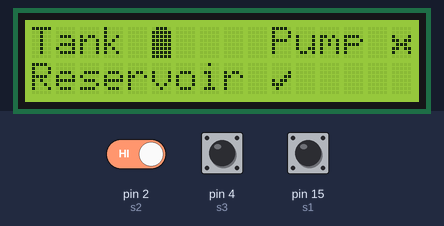
Bench run of a sketch on a simulated Arduino Uno, built with avr-gcc and run on an emulated ATmega328P. Shown: 16×2 character LCD. Inputs (shaded band) come from the test bench; at power-on: pin 4 (s3) HIGH, pin 15 (s1) HIGH, pin 2 (s2) HIGH. What the sketch prints to the serial monitor is not drawn.

Above: at 3.5 s.
3.6 s: pin 4 (s3) pulled LOW for 2.3 s
At 5.1 s:
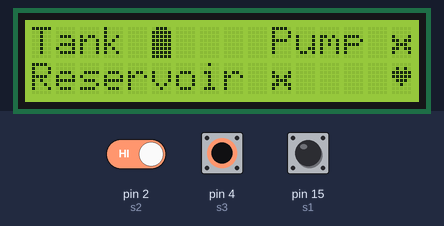
7.8 s: pin 15 (s1) pulled LOW for 2.3 s
At 9.1 s:
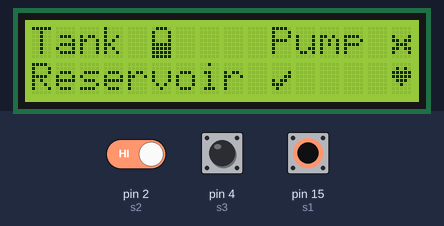
11.8 s: pin 2 (s2) driven LOW and pin 15 (s1) driven LOW
At 12.8 s:
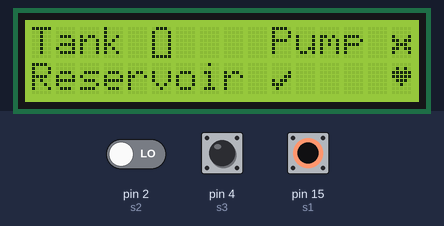
17.7 s: pin 4 (s3) pulled LOW for 2.3 s
At 18.8 s:
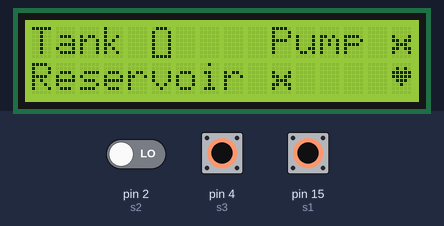
21.8 s: pin 2 (s2) driven HIGH
At 23.9 s:
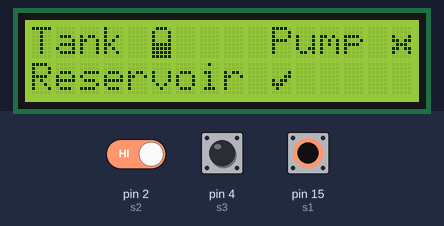
27.7 s: pin 4 (s3) pulled LOW for 2.3 s
At 29.0 s:
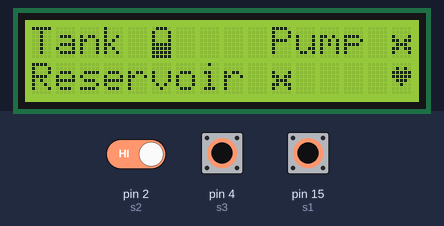
Timing chart, 0 to 30.7 s (numbered marks = the images above; inputs shaded):
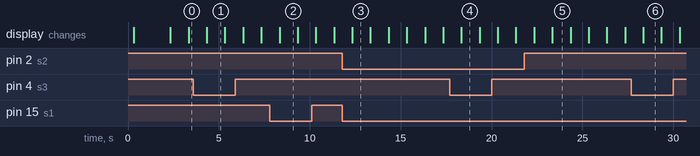

The sketch:

main-v3.ino
```cpp
// (licence header left out)
// include required libraries
#include <LiquidCrystal.h>

// Initialize the switch pin
const int rs = 21;
const int en = 19;
const int d4 = 18;
const int d5 = 5;
const int d6 = 17;
const int d7 = 16;

// create a LiquidCrystal object
LiquidCrystal lcd(rs, en, d4, d5, d6, d7);

// define custom characters
byte pump_full[8] = {B01110, B11111, B11111, B11111, B11111, B11111, B11111, B11111};
byte pump_half[8] = {B01110, B10001, B10001, B10001, B11111, B11111, B11111, B11111};
byte pump_empty[8] = {B01110, B10001, B10001, B10001, B10001, B10001, B10001, B11111};
byte status_tick[8] = {B00000, B00000, B00001, B00011, B10110, B11100, B01000, B00000};
byte status_cross[8] = {B00000, B00000, B10001, B11011, B01110, B11011, B10001, B00000};
byte status_blink[8] = {B11111, B11111, B11111, B11111, B11111, B11111, B11111, B11111};
byte status_blank[8] = {B00000, B00000, B00000, B00000, B00000, B00000, B00000, B00000};
byte status_heart[8] = {B00000, B01010, B11111, B11111, B01110, B00100, B00000, B00000};

// define sensor pins
const int r1 = 0;  // relay
const int s1 = 15; // tank top
const int s2 = 2;  // tank bottom
const int s3 = 4;  // reservoir

void setup()
{
  // initialize the serial monitor
  Serial.begin(115200);

  // initialize the LCD
  lcd.begin(16, 2);

  // initialize the switch pin as input/output
  pinMode(r1, OUTPUT);
  pinMode(s1, INPUT_PULLUP);
  pinMode(s2, INPUT_PULLUP);
  pinMode(s3, INPUT_PULLUP);

  // create custom characters
  lcd.createChar(0, pump_full);
  lcd.createChar(1, pump_half);
  lcd.createChar(2, pump_empty);
  lcd.createChar(3, status_tick);
  lcd.createChar(4, status_cross);
  lcd.createChar(5, status_blink);
  lcd.createChar(6, status_heart);
  lcd.createChar(7, status_blank);

  // call the startup function
  startup();
  // call the lcd_setup function
  lcd_setup();
}

void loop()
{
  // intialize the status variables
  int st1 = LOW;
  int st2 = LOW;
  int st3 = LOW;
  int st4 = LOW;

  // read the sensor status
  st1 = digitalRead(s1);
  st2 = digitalRead(s2);
  st3 = digitalRead(s3);
  st4 = digitalRead(r1);

  // calling the status function to display the status
  status(st1, st2, st3);

  // condition check
  if (st3 == LOW)
  {
    Serial.println("Reservoir Water Level Low");
    digitalWrite(r1, LOW);
    goto END;
  }

  // condition check
  if (st2 == HIGH)
  {
    Serial.println("Pump turned ON");
    digitalWrite(r1, HIGH);
    goto END;
  }

  // condition check
  if (st1 == LOW)
  {
    Serial.println("Pump turned OFF");
    digitalWrite(r1, LOW);
  }

END:
  delay(1000);
  // set the cursor to column 15, line 1
  lcd.setCursor(15, 1);
  // display the status heart
  lcd.write(byte(7));
  delay(1000);
}

// function to display the startup splash screen
void startup()
{
  lcd.setCursor(0, 0);
  lcd.print(" VBDCSS IoT Club");
  delay(250);
  lcd.setCursor(0, 1);
  lcd.print(" Automatic Pump");
  delay(2000);
  lcd.clear();
}

// function to display the LCD setup
void lcd_setup()
{
  lcd.setCursor(0, 0);
  lcd.print("Tank");
  lcd.setCursor(5, 0);
  lcd.write(byte(5));

  lcd.setCursor(10, 0);
  lcd.print("Pump");
  lcd.setCursor(15, 0);
  lcd.write(byte(5));

  lcd.setCursor(0, 1);
  lcd.print("Reservoir");
  lcd.setCursor(10, 1);
  lcd.write(byte(5));

  lcd.setCursor(15, 1);
  lcd.write(byte(5));
}

// function to display/update the status
void status(int s1, int s2, int s3)
{
  if (s1 == HIGH)
  {
    lcd.setCursor(5, 0);
    lcd.write(byte(0));
  }
  else if (s1 == LOW && s2 == HIGH)
  {
    lcd.setCursor(5, 0);
    lcd.write(byte(1));
  }
  else
  {
    lcd.setCursor(5, 0);
    lcd.write(byte(2));
  }

  if (r1 == HIGH)
  {
    lcd.setCursor(15, 0);
    lcd.write(byte(3));
  }
  else
  {
    lcd.setCursor(15, 0);
    lcd.write(byte(4));
  }

  if (s3 == HIGH)
  {
    lcd.setCursor(10, 1);
    lcd.write(byte(3));
  }
  else
  {
    lcd.setCursor(10, 1);
    lcd.write(byte(4));
  }

  lcd.setCursor(15, 1);
  lcd.write(byte(6));
}
```

Measured:
- after the input at 3.6 s, the display: changes after 0.73 s (image 1)
- after the input at 7.8 s, the display: changes after 0.54 s (image 2)
- after the input at 11.8 s, the display: changes after 0.54 s (image 3)
- after the input at 17.7 s, the display: changes after 0.64 s (image 4)
- after the input at 21.8 s, the display: first changes after 0.55 s (image 5 shows a later state)
- after the input at 27.7 s, the display: changes after 0.65 s (image 6)
- what the display in image 1 shows lasts 1.0 s, from 4.3 s to 5.3 s
